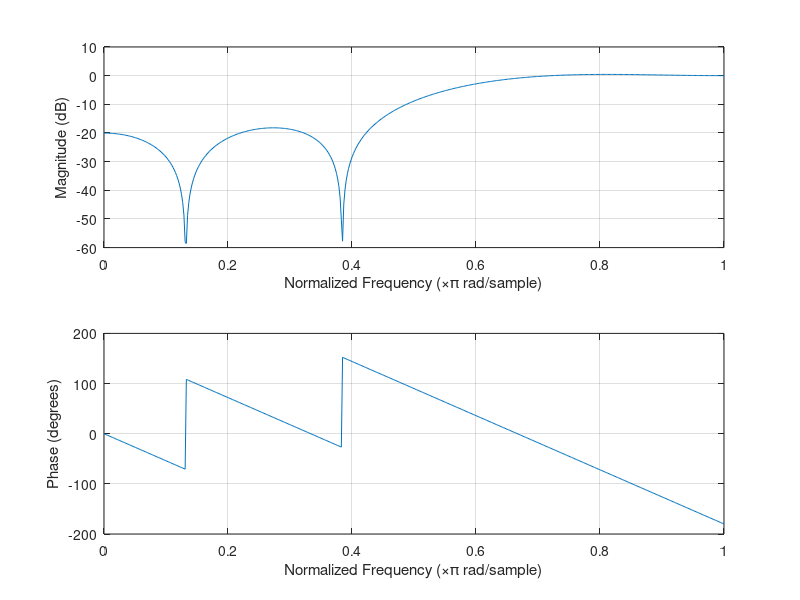

Reproduce this figure in MATLAB.
wp = 0.5;
ws = 0.6;
delp=0.1;
dels=0.1;
Fs=8000;
N1=-1*20*log10(dels)-7.95;
N2=14.36*(ws-wp)/2*pi;
N=N1/N2;
M=ceil(N);
wc=(wp+ws)/2;
b=fir1(M,wc,'high',kaiser(M+1));
figure(2)
freqz(b,1,512)
